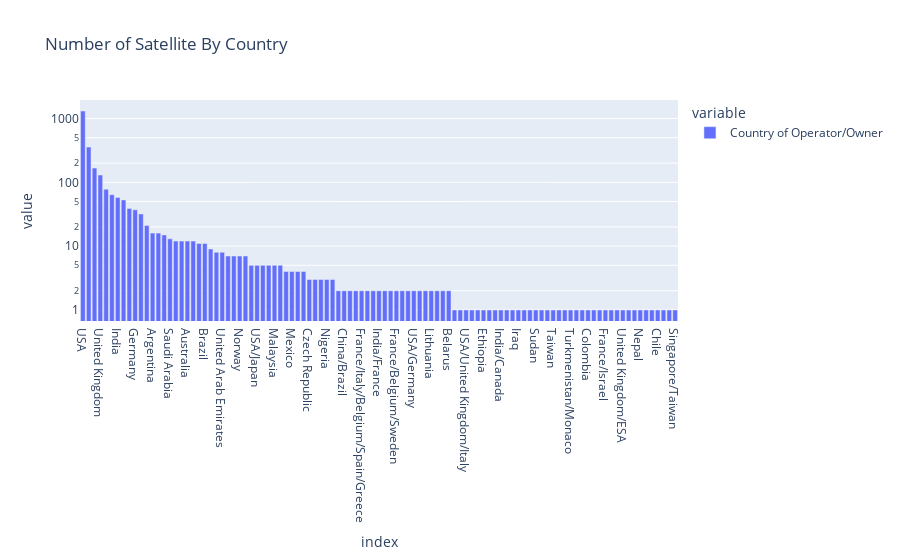

This figure's notebook cell:
### Markdown cell above
# 2. Number of Satellite by Country
This view analyses the number of satellites operated by each country.

The United States has complete ownership of 1308 satellites which are about half of the number of satellites in total, this ranking is followed by China having 356 and Russia having 167 satellite respectively.

### Code cell
import plotly.express as px
data_by_country=data['Country of Operator/Owner'].value_counts()
fig = px.bar(data_by_country,title="Number of Satellite By Country", log_y=True)
fig.show()

### Figure 1 — Plotly figure (JSON) as saved in the notebook; plotly's stock layout.template omitted (floating-point values rounded to 4 significant figures)
{"data": [{"alignmentgroup": "True", "hovertemplate": "variable=Country of Operator/Owner<br>index=%{x}<br>value=%{y}<extra></extra>", "legendgroup": "Country of Operator/Owner", "marker": {"color": "#636efa"}, "name": "Country of Operator/Owner", "offsetgroup": "Country of Operator/Owner", "orientation": "v", "showlegend": true, "textposition": "auto", "type": "bar", "x": ["USA", "China", "Russia", "United Kingdom", "Japan", "Multinational", "India", "ESA", "Canada", "Germany", "Luxembourg", "Spain", "Argentina", "South Korea", "Israel", "Saudi Arabia", "Italy", "Netherlands", "Australia", "France", "Taiwan/USA", "Brazil", "Indonesia", "Singapore", "United Arab Emirates", "Kazakhstan", "Finland", "Norway", "Turkey", "South Africa", "USA/Japan", "Algeria", "Denmark", "Malaysia", "Thailand", "USA/Argentina", "Mexico", "Vietnam", "Switzerland", "Czech Republic", "Pakistan", "Egypt", "Nigeria", "France/Italy", "China/Germany", "China/Brazil", "Russia/USA", "Azerbaijan", "France/Italy/Belgium/Spain/Greece", "Sweden", "Japan/Singapore", "India/France", "Hungary", "Philippines", "France/Belgium/Sweden", "Greece", "USA/Canada", "USA/Germany", "Poland", "Morocco", "Lithuania", "China/France", "Venezuela", "Belarus", "Greece/United Kingdom", "USA/Canada/Japan", "USA/United Kingdom/Italy", "Bhutan", "France/USA", "Ethiopia", "Ecuador", "ESA/USA", "India/Canada", "USA/Sweden", "USA/Japan/Brazil", "Iraq", "Latvia", "Laos", "Sudan", "Austria", "Jordan", "Taiwan", "Morocco/Germany", "ESA/USA/Russia", "Turkmenistan/Monaco", "Belgium", "Bulgaria", "Colombia", "Iran", "Sri Lanka", "France/Israel", "Peru", "USA/Mexico", "United Kingdom/ESA", "Qatar", "Ukraine", "Nepal", "China/Italy", "Bolivia", "Chile", "USA/France", "Bangladesh", "Singapore/Taiwan"], "xaxis": "x", "y": [1308, 356, 167, 130, 78, 64, 58, 53, 39, 37, 32, 21, 16, 16, 15, 13, 12, 12, 12, 12, 11, 11, 9, 8, 8, 7, 7, 7, 7, 5, 5, 5, 5, 5, 5, 4, 4, 4, 4, 3, 3, 3, 3, 3, 2, 2, 2, 2, 2, 2, 2, 2, 2, 2, 2, 2, 2, 2, 2, 2, 2, 2, 2, 2, 1, 1, 1, 1, 1, 1, 1, 1, 1, 1, 1, 1, 1, 1, 1, 1, 1, 1, 1, 1, 1, 1, 1, 1, 1, 1, 1, 1, 1, 1, 1, 1, 1, 1, 1, 1, 1, 1, 1], "yaxis": "y"}], "layout": {"barmode": "relative", "legend": {"title": {"text": "variable"}, "tracegroupgap": 0}, "title": {"text": "Number of Satellite By Country"}, "xaxis": {"anchor": "y", "domain": [0, 1], "title": {"text": "index"}}, "yaxis": {"anchor": "x", "domain": [0, 1], "title": {"text": "value"}, "type": "log"}}}
